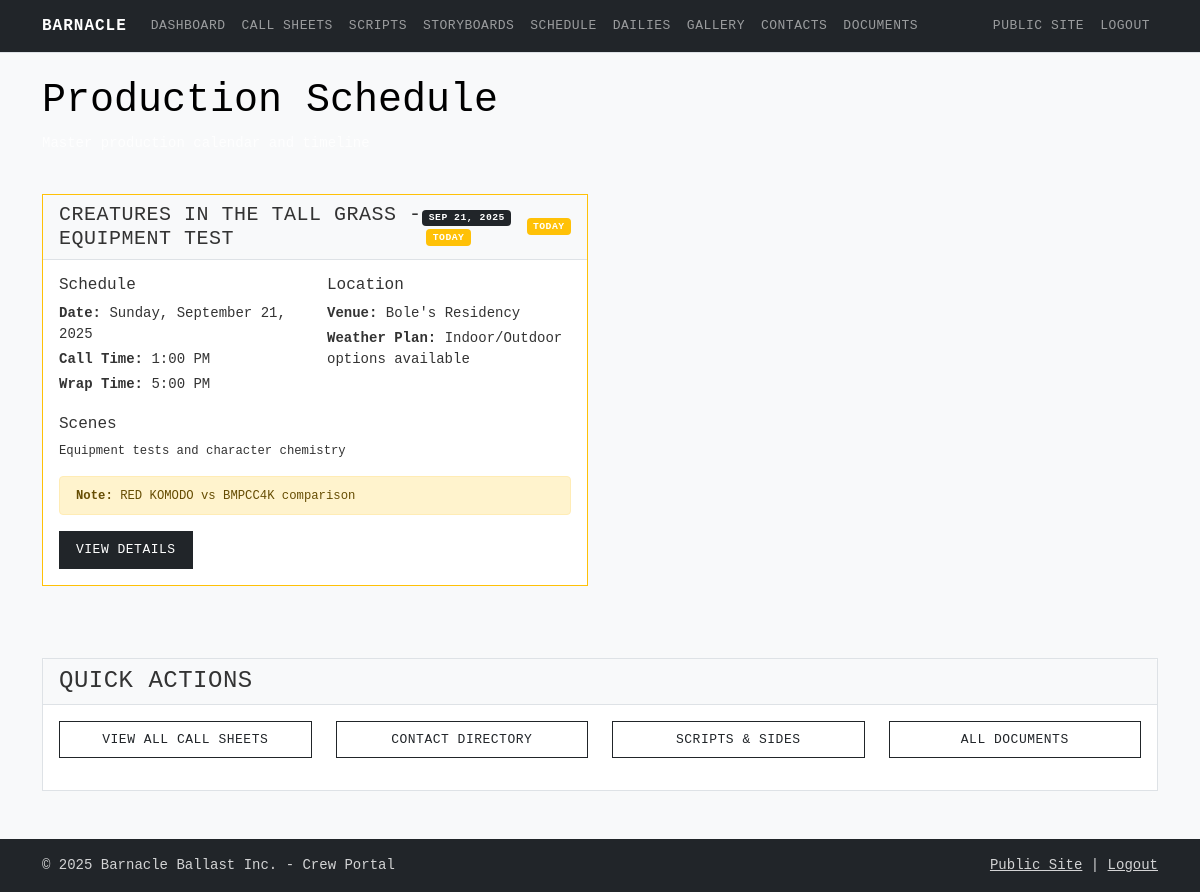
The page /crew/schedule (signed in) on the database its author committed.
### app.py (models this page shows, shortened)
class CallSheet(db.Model):
    id = db.Column(db.Integer, primary_key=True)
    title = db.Column(db.String(200), nullable=False)
    date = db.Column(db.Date, nullable=False)
    location = db.Column(db.String(200), nullable=False)
    call_time = db.Column(db.String(20), nullable=False)
    wrap_time = db.Column(db.String(20), nullable=False)
    weather_contingency = db.Column(db.Text)
    cast_notes = db.Column(db.Text)
    crew_notes = db.Column(db.Text)
    special_notes = db.Column(db.Text)
    scenes = db.Column(db.Text)
    created_at = db.Column(db.DateTime, default=datetime.utcnow)
    updated_at = db.Column(db.DateTime, default=datetime.utcnow, onupdate=datetime.utcnow)

### app.py (the view)
@app.route('/crew/schedule')
def crew_schedule():
    if not session.get('crew_logged_in'):
        return redirect(url_for('crew_login'))
    call_sheets = CallSheet.query.order_by(CallSheet.date).all()
    today = datetime.now().date()
    return render_template('crew/schedule.html', call_sheets=call_sheets, today=today)

### templates/crew/schedule.html (shortened to what this page needs)
{% extends "crew/crew_base.html" %}
{% block content %}
<div class="container mt-4">
    <div class="row mb-4">
        <div class="col">
            <h1 class="text-black">Production Schedule</h1>
            <p class="text-light">Master production calendar and timeline</p>
        </div>
    </div>
    {% if call_sheets %}
    <div class="row">
        {% for sheet in call_sheets %}
        <div class="col-lg-6 mb-4">
            <div class="card schedule-card"
                data-call-sheet="{{ sheet.date.isoformat() }}">
                <div
                    class="card-header d-flex justify-content-between align-items-center">
                    <h5 class="mb-0">{{ sheet.title }}</h5>
                    <div>
                        <span class="badge bg-primary">{{
                            sheet.date.strftime('%b %d, %Y') }}</span>
                        {% set days_diff = (sheet.date - today).days %}
                        {% if days_diff == 0 %}
                        <span class="badge bg-warning ms-1">TODAY</span>
                        {% elif days_diff == 1 %}
                        <span class="badge bg-info ms-1">TOMORROW</span>
                        {% elif days_diff < 0 %}
                        <span class="badge bg-secondary ms-1">COMPLETED</span>
                        {% endif %}
                    </div>
                </div>
                <div class="card-body">
                    <div class="row">
                        <div class="col-md-6">
                            <h6>Schedule</h6>
                            <p class="mb-1"><strong>Date:</strong> {{
                                sheet.date.strftime('%A, %B %d, %Y') }}</p>
                            <p class="mb-1"><strong>Call Time:</strong> {{
                                sheet.call_time }}</p>
                            <p class="mb-1"><strong>Wrap Time:</strong> {{
                                sheet.wrap_time }}</p>
                        </div>
                        <div class="col-md-6">
                            <h6>Location</h6>
                            <p class="mb-1"><strong>Venue:</strong> {{
                                sheet.location }}</p>
                            {% if sheet.weather_contingency %}
                            <p class="mb-1"><strong>Weather Plan:</strong> {{
                                sheet.weather_contingency }}</p>
                            {% endif %}
                        </div>
                    </div>
                    {% if sheet.scenes %}
                    <div class="mt-3">
                        <h6>Scenes</h6>
                        <p class="small">{{ sheet.scenes }}</p>
                    </div>
                    {% endif %}
                    {% if sheet.special_notes %}
                    <div class="alert alert-warning mt-3 py-2">
                        <small><strong>Note:</strong> {{ sheet.special_notes
                            }}</small>
                    </div>
                    {% endif %}
                    <div class="mt-3">
                        <a
                            href="{{ url_for('crew_callsheet_detail', sheet_id=sheet.id) }}"
                            class="btn btn-primary btn-sm">View Details</a>
                    </div>
                </div>
            </div>
        </div>
        {% endfor %}
    </div>
    {% endif %}
    <div class="row mt-5">
        <div class="col">
            <div class="card">
                <div class="card-header">
                    <h4 class="mb-0">Quick Actions</h4>
                </div>
                <div class="card-body">
                    <div class="row">
                        <div class="col-md-3 mb-3">
                            <a href="{{ url_for('crew_callsheets') }}"
                                class="btn btn-outline-primary w-100">View All
                                Call Sheets</a>
                        </div>
                        <div class="col-md-3 mb-3">
                            <a href="{{ url_for('crew_contacts') }}"
                                class="btn btn-outline-primary w-100">Contact
                                Directory</a>
                        </div>
                        <div class="col-md-3 mb-3">
                            <a href="{{ url_for('crew_scripts') }}"
                                class="btn btn-outline-primary w-100">Scripts &
                                Sides</a>
                        </div>
                        <div class="col-md-3 mb-3">
                            <a href="{{ url_for('crew_documents') }}"
                                class="btn btn-outline-primary w-100">All
                                Documents</a>
                        </div>
                    </div>
                </div>
            </div>
        </div>
    </div>
</div>
{% endblock %}

### static/css/main.css (style rules this page uses)
:root { --bb-primary: #2c5f63; --bb-secondary: #6c757d; --bb-accent: #495057; --bb-dark: #212529; --bb-light: #f8f9fa; --bb-border: #dee2e6; }
body { font-family: 'SF Mono', 'Monaco', 'Inconsolata', 'Roboto Mono', 'Courier New', monospace; line-height: 1.5; font-size: 14px; color: var(--bb-dark); background-color: #ffffff; }
.btn { font-family: inherit; font-size: 13px; font-weight: 500; border-radius: 0; border: 1px solid var(--bb-border); padding: 8px 16px; text-transform: uppercase; letter-spacing: 0.5px; transition: all 0.2s ease; }
.btn-primary { background-color: var(--bb-dark); border-color: var(--bb-dark); color: white; }
.btn-outline-primary { color: var(--bb-dark); border-color: var(--bb-dark); background-color: transparent; }
.bg-primary { background-color: var(--bb-dark) !important; }
.card { border: 1px solid var(--bb-border); border-radius: 0; box-shadow: none; background-color: white; }
.card-header { background-color: var(--bb-light); border-bottom: 1px solid var(--bb-border); font-weight: 600; font-size: 13px; text-transform: uppercase; letter-spacing: 0.5px; }
.crew-portal { background-color: #f8f9fa; color: var(--bb-dark); }

### static/css/crew.css (style rules this page uses)
.crew-portal { background-color: #f8f9fa; min-height: 100vh; font-family: 'SF Mono', 'Monaco', 'Inconsolata', 'Roboto Mono', 'Courier New', monospace; }
.crew-portal .card { background-color: rgba(255, 255, 255, 0.95); color: #333; }
.crew-portal .text-light { color: rgba(255, 255, 255, 0.8) !important; }

### rows shown on the page
CallSheet: title "CREATURES IN THE TALL GRASS - EQUIPMENT TEST", date "SEP 21, 2025", date "Sunday, September 21, 2025", call_time "1:00 PM", wrap_time "5:00 PM", location "Bole's Residency", weather_contingency "Indoor/Outdoor options available", scenes "Equipment tests and character chemistry", special_notes "RED KOMODO vs BMPCC4K comparison"
